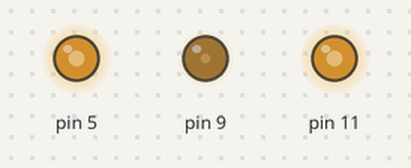
Simulated run of this sketch. Board: Arduino Uno, built with avr-gcc and run on an emulated ATmega328P. Shown: output pins drawn as LEDs (lit = HIGH).

Above: at 0.05 s.
At 1.25 s:
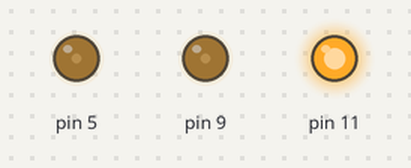
At 2.5 s:
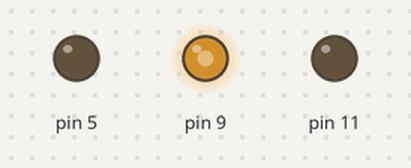
At 3.75 s:
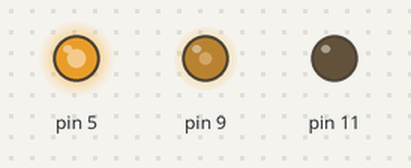
At 5.0 s:
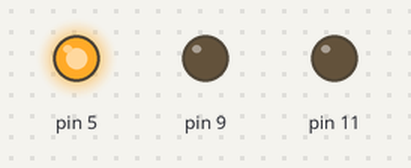
Timing chart, 0 to 6.5 s (numbered marks = the images above):
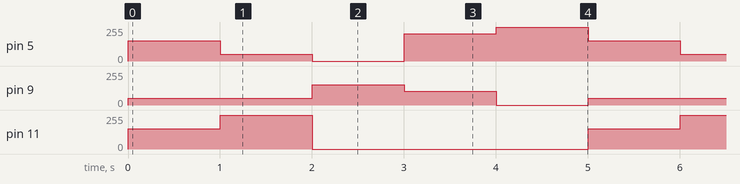

The sketch:

RGB_light_show_arduino_uno.ino
```cpp
// (licence header left out)
void setup() {
  pinMode(5, OUTPUT);
  pinMode(9, OUTPUT);
  pinMode(11, OUTPUT);
}

void loop() {
  //purple
  analogWrite(5, 153);
  analogWrite(9, 51);
  analogWrite(11, 153);
  delay(1000);
  //blue
  analogWrite(5, 51);
  analogWrite(9, 51);
  analogWrite(11, 255);
  delay(1000);
  //green
  analogWrite(5, 0);
  analogWrite(9, 153);
  analogWrite(11, 0);
  delay(1000);
  //orange
  analogWrite(5, 204);
  analogWrite(9, 102);
  analogWrite(11, 0);
  delay(1000);
  //red
  analogWrite(5, 255);
  analogWrite(9, 0);
  analogWrite(11, 0);
  delay(1000);


}
```

Measured:
- by itself, pin 5: repeats every 5.0 s: 51/255 1.0 s, 0/255 1.0 s, 204/255 1.0 s, 255/255 1.0 s, 153/255 1.0 s
- by itself, pin 9: repeats every 5.0 s: 153/255 1.0 s, 102/255 1.0 s, 0/255 1.0 s, 51/255 2.0 s
- by itself, pin 11: repeats every 5.0 s: 255/255 1.0 s, 0/255 3.0 s, 153/255 1.0 s
